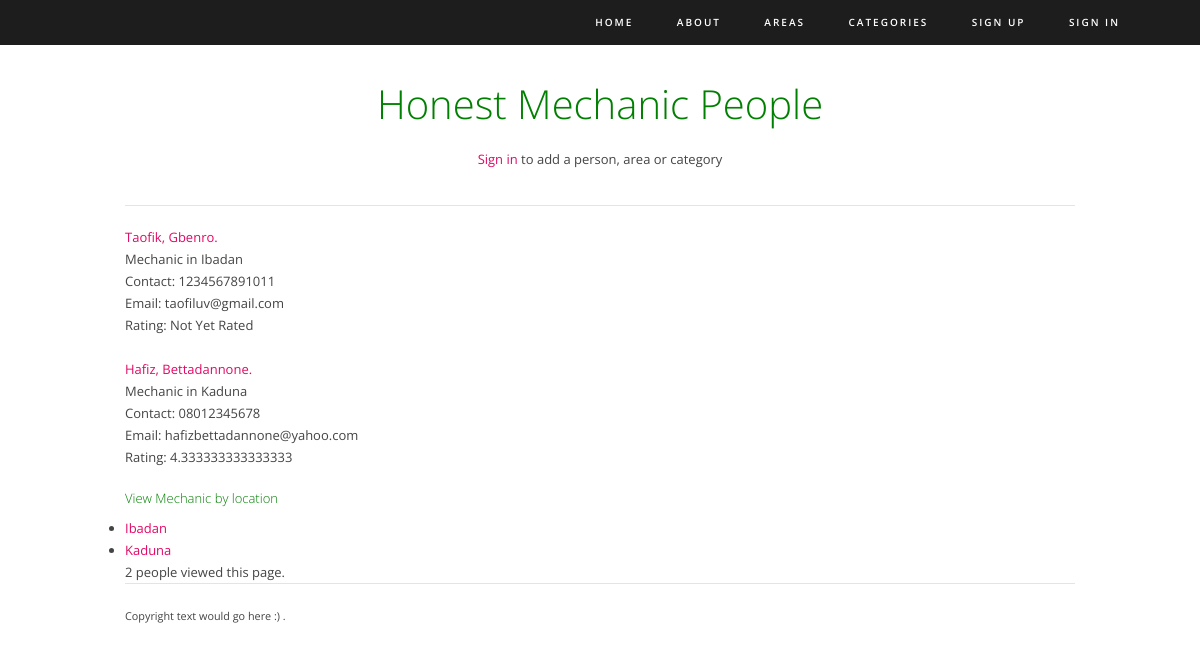
/honest/category/mechanic/, run on the app's committed database.
### honest/models.py (models this page shows, shortened)
class Category(models.Model):
    category = models.CharField(max_length=100, unique=True, default='General',
                                help_text="Category of Service Provided")
    views = models.IntegerField(default=0)
    slug = models.SlugField()
    def save(self, *args, **kwargs):
        self.slug = slugify(self.category)
        super(Category, self).save(*args, **kwargs)
    def __str__(self):
        return self.category

class Person(models.Model):
    service = models.ForeignKey(Category, on_delete=models.PROTECT, related_name='service', help_text='Service')
    location = models.ForeignKey(Area, on_delete=models.PROTECT, related_name='location', help_text='Location (state)')
    first_name = models.CharField(max_length=60, help_text='First name')
    last_name = models.CharField(max_length=60, help_text='Last name (surname)')
    phone_number = models.CharField(max_length=14, validators=[
        MinLengthValidator(11, message='phone number must be 11 - 14 characters long')], help_text="phone number 11"
                                                                                                   "- 14 digits allowed")
    email = models.EmailField(max_length=150, blank=True, help_text='Valid email address')
    date_added = models.DateField(auto_now_add=True)
    views = models.IntegerField(default=0)
    upvotes = models.IntegerField(default=0)
    downvotes = models.IntegerField(default=0)
    rating = models.FloatField(default=0)
    def avg_rating(self):
        if self.rating == 0.0:
            return 'Not Yet Rated'
        else:
            return self.rating

class Area(models.Model):
    state = models.CharField(max_length=100, unique=True, default='Nigeria')
    views = models.IntegerField(default=0)
    slug = models.SlugField()
    """ commented out, states are unique and cant have multiple areas
    area = models.CharField(max_length=100, unique=True, null=True)
    """
    def __str__(self):
        return self.state

### honest/views.py (the view)
# urls.py: path('category/<str:category_slug>/', views.category, name='category'),
def category(request, category_slug):
    context = {}
    try:
        category = Category.objects.get(slug=category_slug)
        context['category_name'] = category.category
        people = Person.objects.filter(service=category)
        context['people'] = people
        context['category'] = category
        this_categorys_views = category.views
        context['this_categorys_views'] = this_categorys_views
        count_page_views(request=request, object=category)
        areas = []
        for person in people:
            if person.location not in areas:
                areas.append(person.location)
        context['areas'] = areas
    except Category.DoesNotExist:
        pass
    return render(request, 'honest/category.html', context)

### honest/views.py (called while the page is built)
def count_page_views(request, object):
    visits = request.session.get('visits')
    if not visits:
        visits = 1
        object.views = F('views') + 1
        object.save()
    reset_last_visit_time = False
    last_visit = request.session.get('last_visit')
    if last_visit:
        last_visit_time = datetime.strptime(last_visit[:-7], "%Y-%m-%d %H:%M:%S")
        if (datetime.now() - last_visit_time).seconds > 5:
            visits = visits + 1
            object.views = F('views') + 1
            object.save()
            reset_last_visit_time = True
    else:
        reset_last_visit_time = True
    if reset_last_visit_time:
        request.session['last_visit'] = str(datetime.now())
        request.session['visits'] = visits

### honest/templates/honest/category.html (shortened to what this page needs)
{% extends 'honest/themedbase.html' %}
{% block intro_block %}
    <h1> Honest {{category.category}} People</h1>
    {% if user.is_authenticated %}
        <div class="one-third first"><a href="{% url 'honest:add_person' %}">Add a person</a></div>
        <div class="one-third"><a href="{% url 'honest:add_area' %}">Add an area</a></div>
        <div class="one-third"><a href="{% url 'honest:add_category' %}">Add a category</a></div>
    {% else %}
        <p><a href="{% url 'honest:login' %}">Sign in</a> to add a person, area or category</p>
    {% endif %}
{% endblock %}
{% block body_block %}
{% if category %}
    {% if people %}
        {% for person in people %}
<a href="{% url 'honest:person' person.location person.service person.id %}">{{person.first_name}}, {{person.last_name}}.</a>
            <br>{{person.service}} in {{person.location}}
            <br>Contact: {{person.phone_number}}
            <br>Email: {{person.email}}
            <br>Rating: {{person.avg_rating}}
            <br><br>
        {% endfor %}
        <h2>View {{category.category}} by location</h2>
        <ul>
            {% for  area in areas %}
            <li><a href="/honest/{{area.slug}}/{{category.slug}}/">{{area.state}}</a> </li>
            {% endfor %}
        </ul>
    {% else %}
        No Honest People Offer This Service Yet :(
        <br><br>
    {% endif %}
    {{this_categorys_views}} people viewed this page.
{% else %}
    No matching category found.
{% endif %}
{% endblock %}

### static/honest/themedstyle.css (style rules this page uses)
html, body, div, span, applet, object, iframe, h1, h2, h3, h4, h5, h6, p, blockquote, pre, a, abbr, acronym, address, big, cite, code, del, dfn, em, img, ins, kbd, q, s, samp, small, strike, strong, sub, sup, tt, var, b, u, i, center, dl, dt, dd, ol, ul, li, fieldset, form, label, legend, table, caption, tbody, tfoot, thead, tr, th, td, article, aside, canvas, details, figcaption, figure, footer, header, hgroup, menu, nav, section, summary, time, mark, audio, video { margin:0; padding:0 }
h1, h2, h3, h4, h5, h6 { font-size:100%; font-weight:normal }
body { font-family:"Open Sans", sans-serif; font-size:13px; line-height:22px; color:#444444; padding:0; }
a, a:link { color:#e00966; text-decoration:none; }
h1, h2, h3, h4, h5, h6, p { margin-bottom:10px; }
h1, h2, h3, h4, h5, h6 { color:green; font-weight:300; }
h1 { font-size:30px; line-height:1.7em; }
h2 { line-height:1.3em; }
#main-content .text-intro h1 { font-size:40px; color:green; text-align:center; }
#main-content .text-intro p { text-align:center; }

### data on the page
Category: category "Mechanic"
Person: first_name "Taofik", last_name "Gbenro", service "Mechanic", location "Ibadan", phone_number "1234567891011", email "taofiluv@gmail.com", avg_rating "Not Yet Rated"
Person: first_name "Hafiz", last_name "Bettadannone", service "Mechanic", location "Kaduna", phone_number "08012345678", email "hafizbettadannone@yahoo.com", avg_rating "4.333333333333333"
Area: state "Ibadan"
Area: state "Kaduna"

### other printed values
{{ this_categorys_views }} "2"
